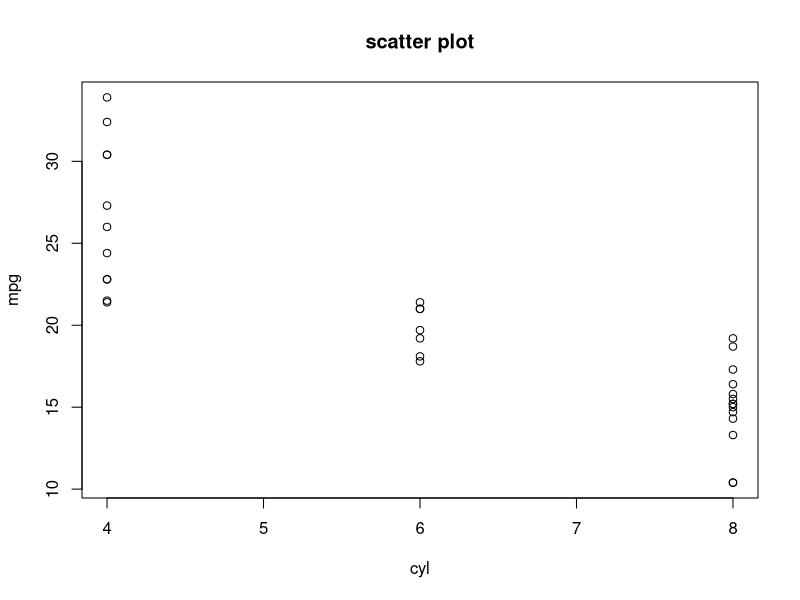
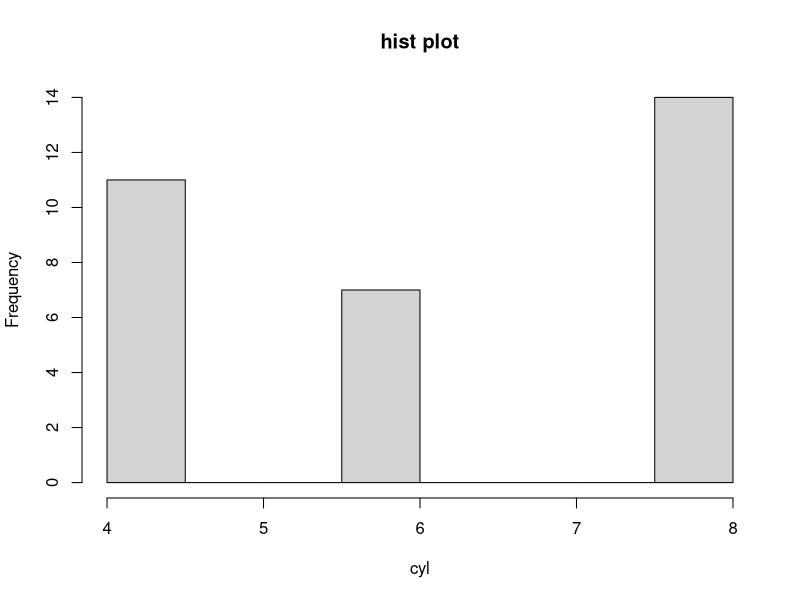
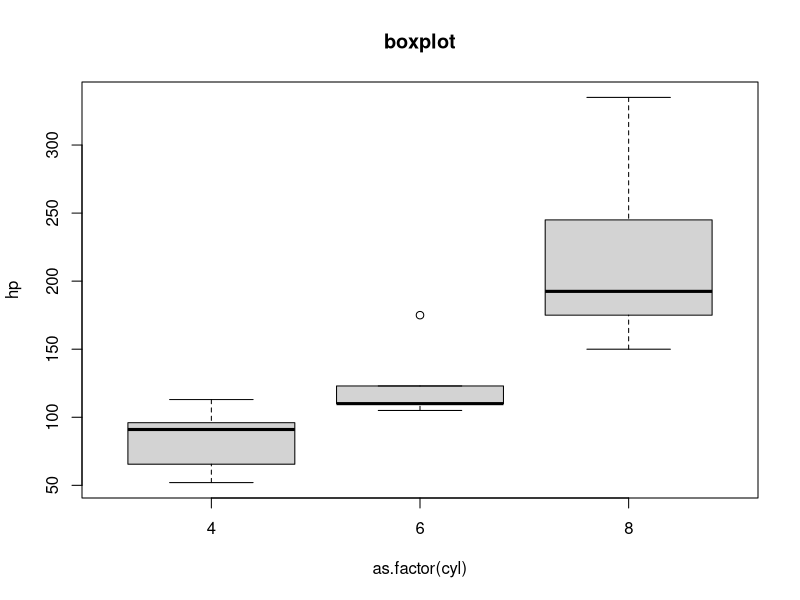
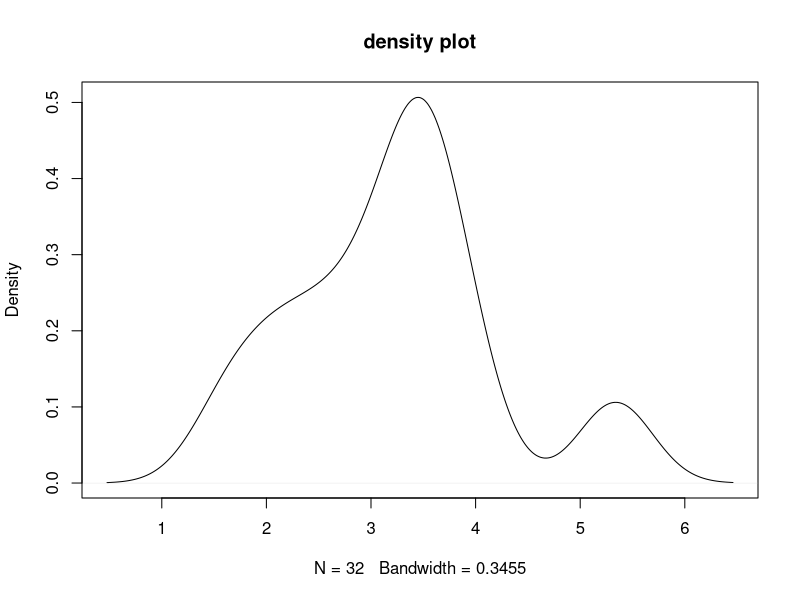
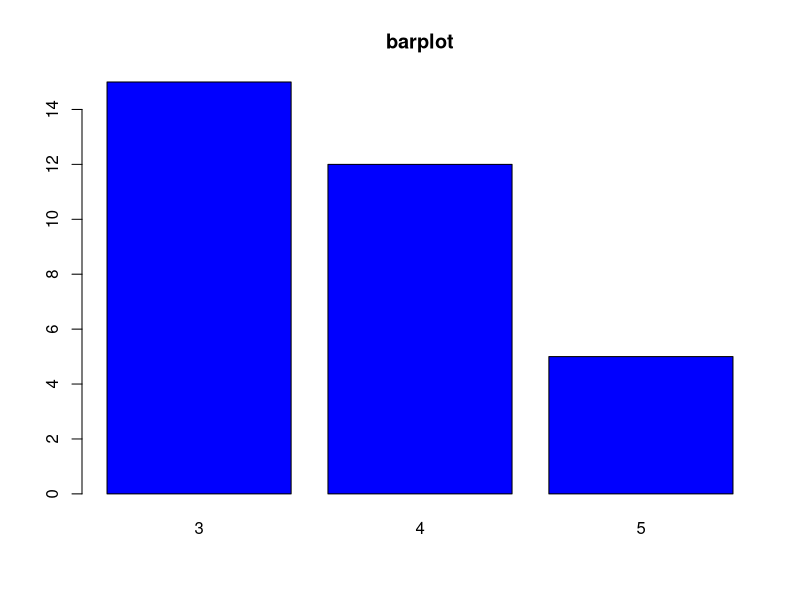
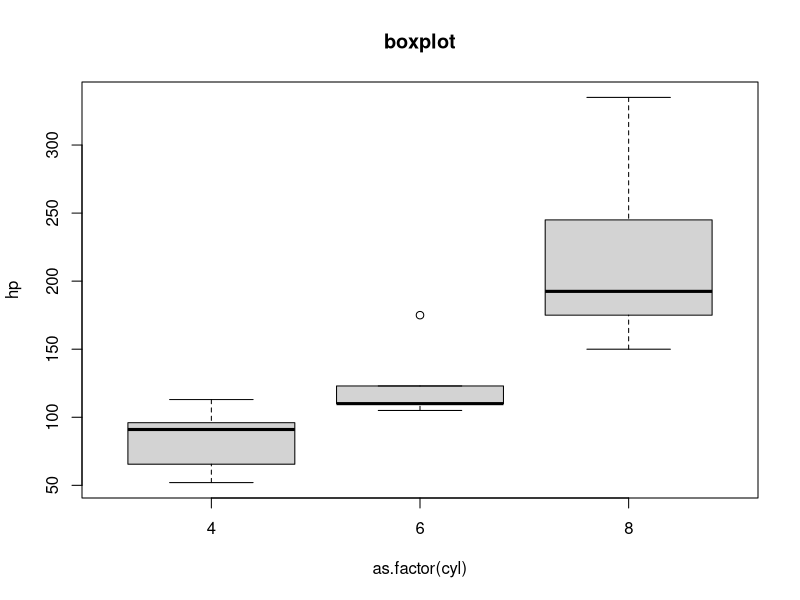

These figures' R source, in order:
## ---- chunk 1
library(knitr)
library(kableExtra)
## ---- chunk 2
figFiles<-file.path(
                    c("scatter.png","hist.png",
                      "boxplot.png","density.png",
                      "barplot.png","line.png")
                    )
i=1;
width=5;
height=5;
unit="in";
dpi=300;
png(figFiles[i], width=width, height = height, units = unit, res = dpi)
with(mtcars, plot(mpg ~ cyl, main="scatter plot"))
tmp<-dev.off()
i<-i+1;
png(figFiles[i], width=width, height = height, units = unit, res = dpi)
with(mtcars, hist(cyl, main="hist plot"))
tmp<-dev.off()
i<-i+1;
png(figFiles[i], width=width, height = height, units = unit, res = dpi)
with(mtcars, boxplot(hp ~ as.factor(cyl), main="boxplot"))
tmp<-dev.off()
i<-i+1;
png(figFiles[i], width=width, height = height, units = unit, res = dpi)
with(mtcars, plot(density(wt), main="density plot"))
tmp<-dev.off()
i<-i+1;
png(figFiles[i], width=width, height = height, units = unit, res = dpi)
with(mtcars, barplot(table(gear), col="blue", main="barplot"))
tmp<-dev.off()
i<-i+1;
png(figFiles[i], width=width, height = height, units = unit, res = dpi)
with(mtcars, boxplot(hp ~ as.factor(cyl), main="boxplot"))
tmp<-dev.off()
## ---- chunk 3
md_img<-function(f)
{
  mdStr<-paste0(sprintf('![](%s)', f),'{width=100%}')
  #mdStr<-include_graphics(f)
  return(mdStr)
}
mat<-matrix(sapply(figFiles, md_img),nc=2, byrow = T)
kbl(mat, table.attr = 'style="width:80%;"', caption="Image markdown") %>%
  kable_styling(full_width = T, position="center") %>%
  column_spec(1:2, width="50%")
## ---- chunk 4
mat<-data.frame(col1=rep("",3), col2="")
mat %>%
  kbl(caption="Image table by column_spec", booktabs = T, table.attr = 'style="width:80%;"') %>%
  kable_styling() %>%
  column_spec(1, image=spec_image(figFiles[1:3], width = 900, height=900)) %>%
  column_spec(2, image=spec_image(figFiles[4:6], width = 900, height = 900))
